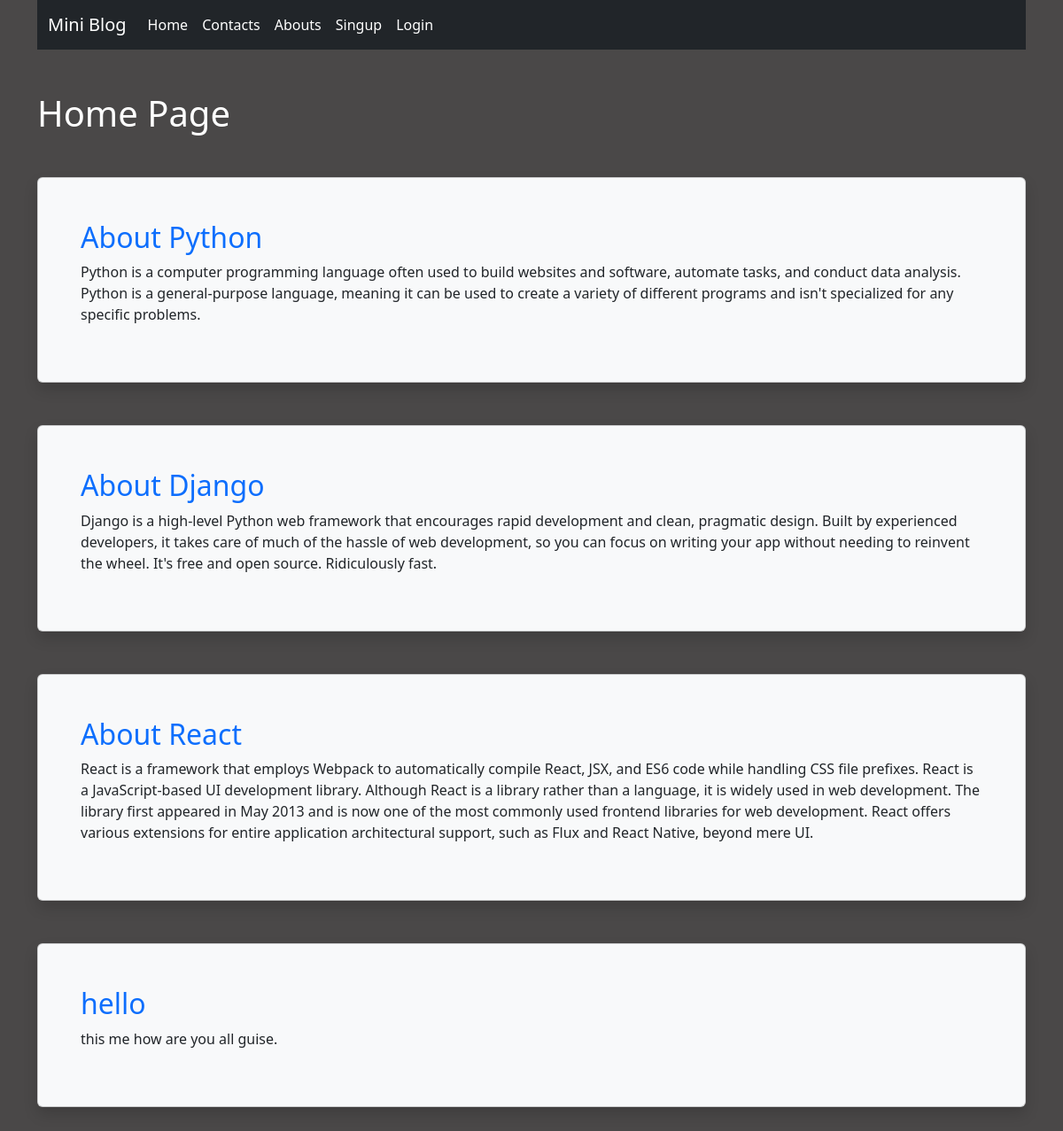
The page / on the database its author committed.
### myapp/models.py (models this page shows)
class Post(models.Model):
    Title=models.CharField(max_length=50)
    Descriptions=models.TextField()

### myapp/views.py (the view)
# urls.py: path('', views.homePage, name='homePage'),
def homePage(request):
    report=Post.objects.all()
    return render(request,"home.html",{'report':report})

### myapp/templates/home.html (shortened to what this page needs)
{% extends "base.html" %}
{% load static %}
{% block content %}
<div>
    <h1>Home Page</h1>
    {% for report in report %}
    <div class="card bg-light shadow p-5 mt-5">
        <h2 class='text-primary'>{{report.Title}}</h2>
        <p>{{report.Descriptions}}</p>
    </div>
    {% endfor %}
</div>
{% endblock content %}

### myapp/templates/base.html (shortened to what this page needs)
<!doctype html>
{% load static %}
<html lang="en">
  <head>
    <link href="https://cdn.jsdelivr.net/npm/bootstrap@5.3.2/dist/css/bootstrap.min.css" rel="stylesheet">
    <link rel="stylesheet" href="{% static "css/style.css" %}">
  </head>
  <body>
    <div class="container">
        {% include "navbar.html" %}
    </div>
    <div class="container">
        <div class="row my-5">
            {% block content %}{% endblock content %}
        </div>
    </div>
  </body>
</html>

### myapp/templates/navbar.html (shortened to what this page needs)
<nav class="navbar navbar-expand-lg bg-dark">
    <div class="container-fluid">
      <a class="navbar-brand text-white" href="{% url "homePage" %}">Mini Blog</a>
      <div class="collapse navbar-collapse" id="navbarNav">
        <ul class="navbar-nav">
          <li class="nav-item">
            <a class="nav-link active text-white" href="{% url "homePage" %}">Home</a>
          </li>
          <li class="nav-item">
            <a class="nav-link text-white" href="{% url "contactPage" %}">Contacts</a>
          </li>
          <li class="nav-item">
            <a class="nav-link text-white" href="{% url "aboutPage" %}">Abouts</a>
          </li>
          {% if request.user.is_authenticated %}
          <li class="nav-item">
            <a class="nav-link text-white" href="{% url "Dashboard" %}">Dasboard</a>
          </li>
          <li class="nav-item">
            <a class="nav-link text-white" href="{% url "logoutPage" %}">Logout</a>
          </li>
          {% else %}
          <li class="nav-item">
            <a class="nav-link text-white" href="{% url "singupPage" %}">Singup</a>
          </li>
          <li class="nav-item">
            <a class="nav-link text-white" href="{% url "loginPage" %}">Login</a>
          </li>
          {% endif %}
        </ul>
      </div>
    </div>
  </nav>

### myapp/static/css/style.css (style rules this page uses)
body { background-color: rgb(74, 72, 72); color: white; }

### rows shown on the page
Post: Title "About Python", Descriptions "Python is a computer programming language often used to build websites and software, automate tasks, and conduct data analysis. Python is a general-purpose language, meaning it can be used to create a variety of different programs and isn't specialized for any specific problems."
Post: Title "About Django", Descriptions "Django is a high-level Python web framework that encourages rapid development and clean, pragmatic design. Built by experienced developers, it takes care of much of the hassle of web development, so you can focus on writing your app without needing to reinvent the wheel. It's free and open source. Ridiculously fast."
Post: Title "About React", Descriptions "React is a framework that employs Webpack to automatically compile React, JSX, and ES6 code while handling CSS file prefixes. React is a JavaScript-based UI development library. Although React is a library rather than a language, it is widely used in web development. The library first appeared in May 2013 and is now one of the most commonly used frontend libraries for web development. React offers various extensions for entire application architectural support, such as Flux and React Native, beyond mere UI."
Post: Title "hello", Descriptions "this me how are you all guise."
